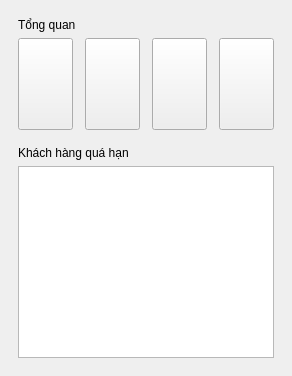
<?xml version="1.0" encoding="UTF-8"?>
<ui version="4.0">
 <class>DashboardPage</class>
 <widget class="QWidget" name="DashboardPage">
  <layout class="QVBoxLayout" name="pageLayout">
   <property name="leftMargin">
    <number>18</number>
   </property>
   <property name="topMargin">
    <number>18</number>
   </property>
   <property name="rightMargin">
    <number>18</number>
   </property>
   <property name="bottomMargin">
    <number>18</number>
   </property>
   <item>
    <widget class="QLabel" name="pageTitle">
     <property name="text">
      <string>Tổng quan</string>
     </property>
    </widget>
   </item>
   <item>
    <layout class="QHBoxLayout" name="cardsLayout">
     <property name="spacing">
      <number>12</number>
     </property>
     <item>
      <widget class="QPushButton" name="cardBooks">
       <property name="minimumSize">
        <size>
         <width>0</width>
         <height>92</height>
        </size>
       </property>
       <property name="cursor">
        <cursorShape>PointingHandCursor</cursorShape>
       </property>
      </widget>
     </item>
     <item>
      <widget class="QPushButton" name="cardCustomers">
       <property name="minimumSize">
        <size>
         <width>0</width>
         <height>92</height>
        </size>
       </property>
       <property name="cursor">
        <cursorShape>PointingHandCursor</cursorShape>
       </property>
      </widget>
     </item>
     <item>
      <widget class="QPushButton" name="cardBorrowing">
       <property name="minimumSize">
        <size>
         <width>0</width>
         <height>92</height>
        </size>
       </property>
       <property name="cursor">
        <cursorShape>PointingHandCursor</cursorShape>
       </property>
      </widget>
     </item>
     <item>
      <widget class="QPushButton" name="cardOverdue">
       <property name="minimumSize">
        <size>
         <width>0</width>
         <height>92</height>
        </size>
       </property>
       <property name="cursor">
        <cursorShape>PointingHandCursor</cursorShape>
       </property>
      </widget>
     </item>
    </layout>
   </item>
   <item>
    <widget class="QWidget" name="overdueSection" native="true">
     <layout class="QVBoxLayout" name="overdueLayout">
      <property name="leftMargin">
       <number>0</number>
      </property>
      <property name="topMargin">
       <number>10</number>
      </property>
      <property name="rightMargin">
       <number>0</number>
      </property>
      <property name="bottomMargin">
       <number>0</number>
      </property>
      <item>
       <widget class="QLabel" name="sectionTitle">
        <property name="text">
         <string>Khách hàng quá hạn</string>
        </property>
       </widget>
      </item>
      <item>
       <widget class="QTableWidget" name="overdueTable"/>
      </item>
     </layout>
    </widget>
   </item>
   <item>
    <spacer name="vSpacer">
     <property name="orientation">
      <enum>Qt::Vertical</enum>
     </property>
     <property name="sizeHint" stdset="0">
      <size>
       <width>0</width>
       <height>0</height>
      </size>
     </property>
    </spacer>
   </item>
  </layout>
 </widget>
 <resources/>
 <connections/>
</ui>
